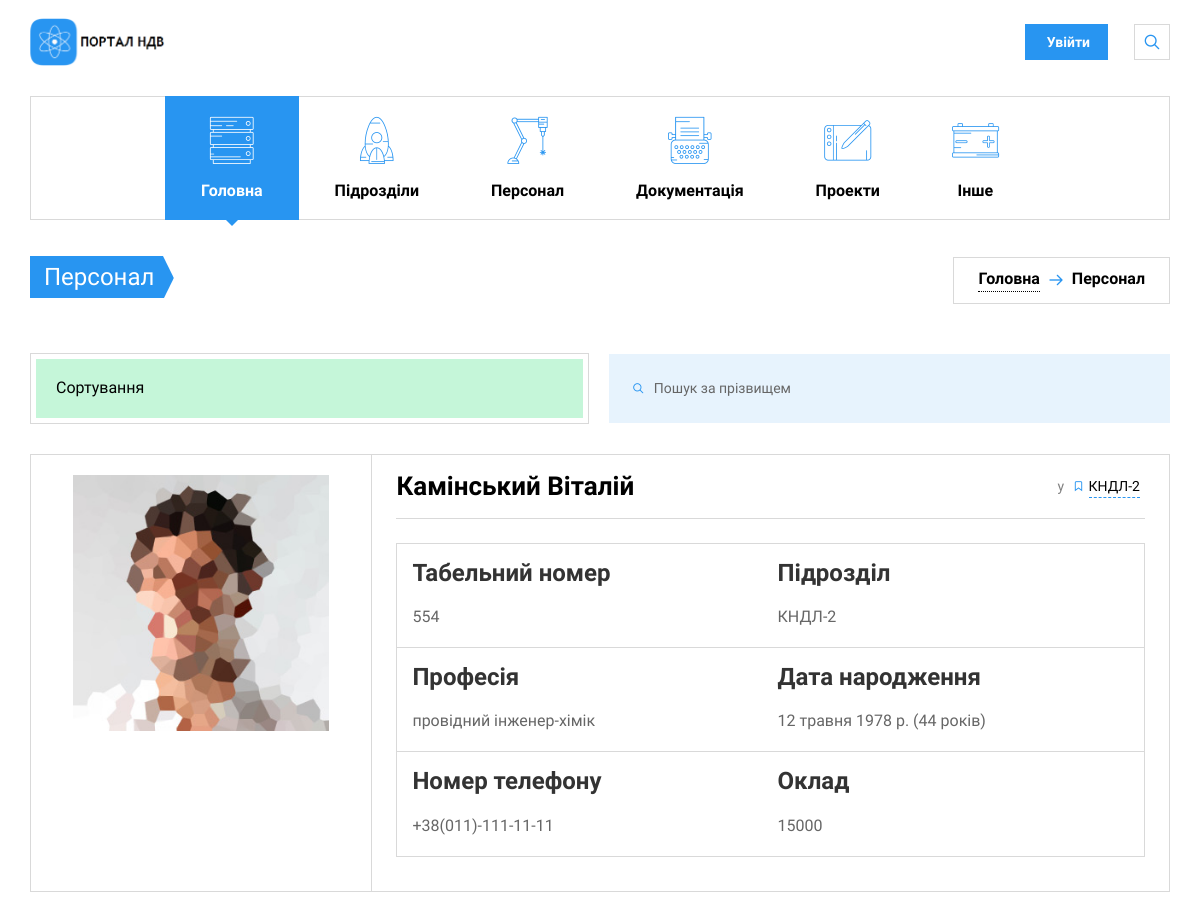
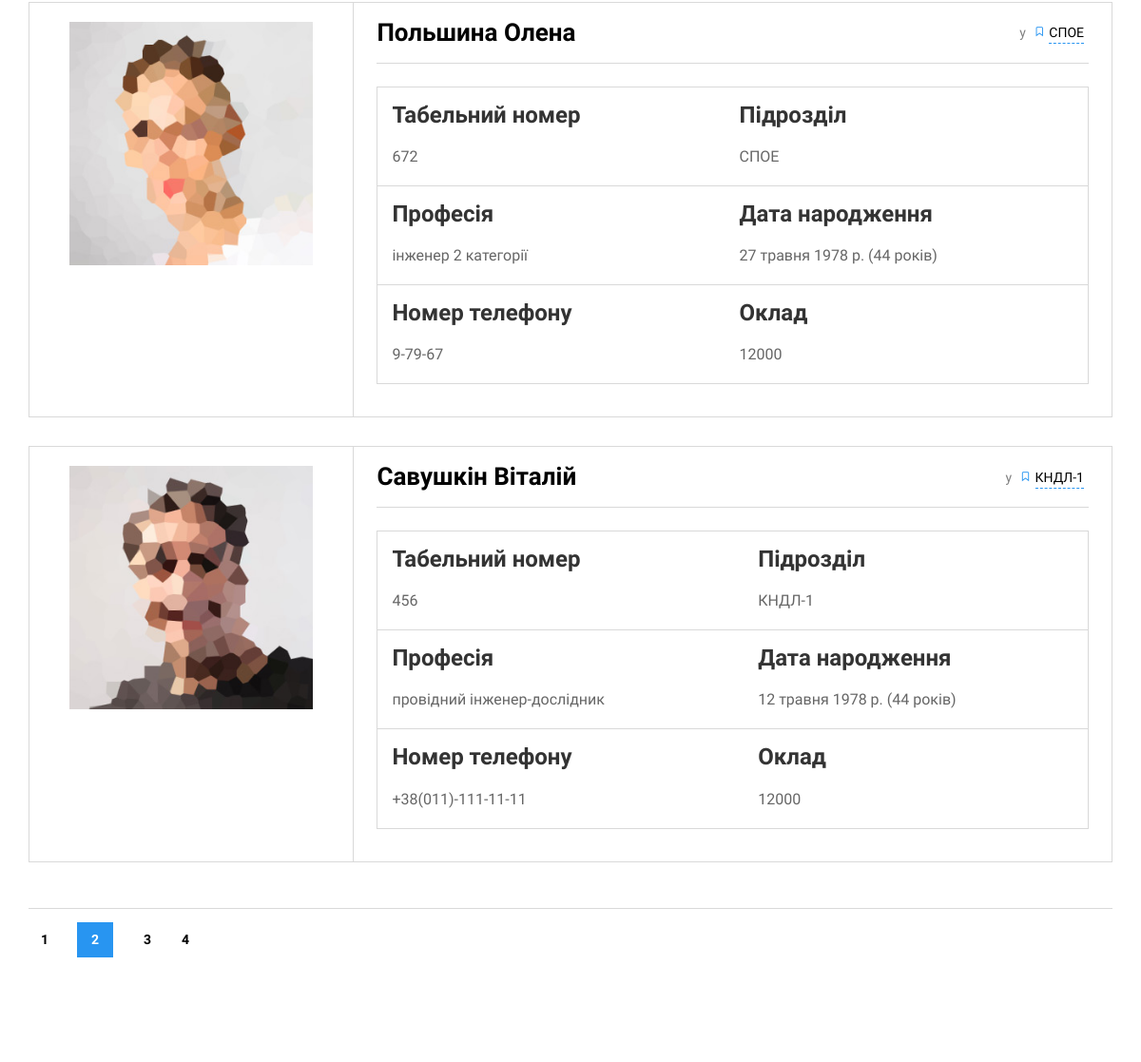
The app's page /staff/?page=2 (upper part), older data (2 pictures, top to bottom).
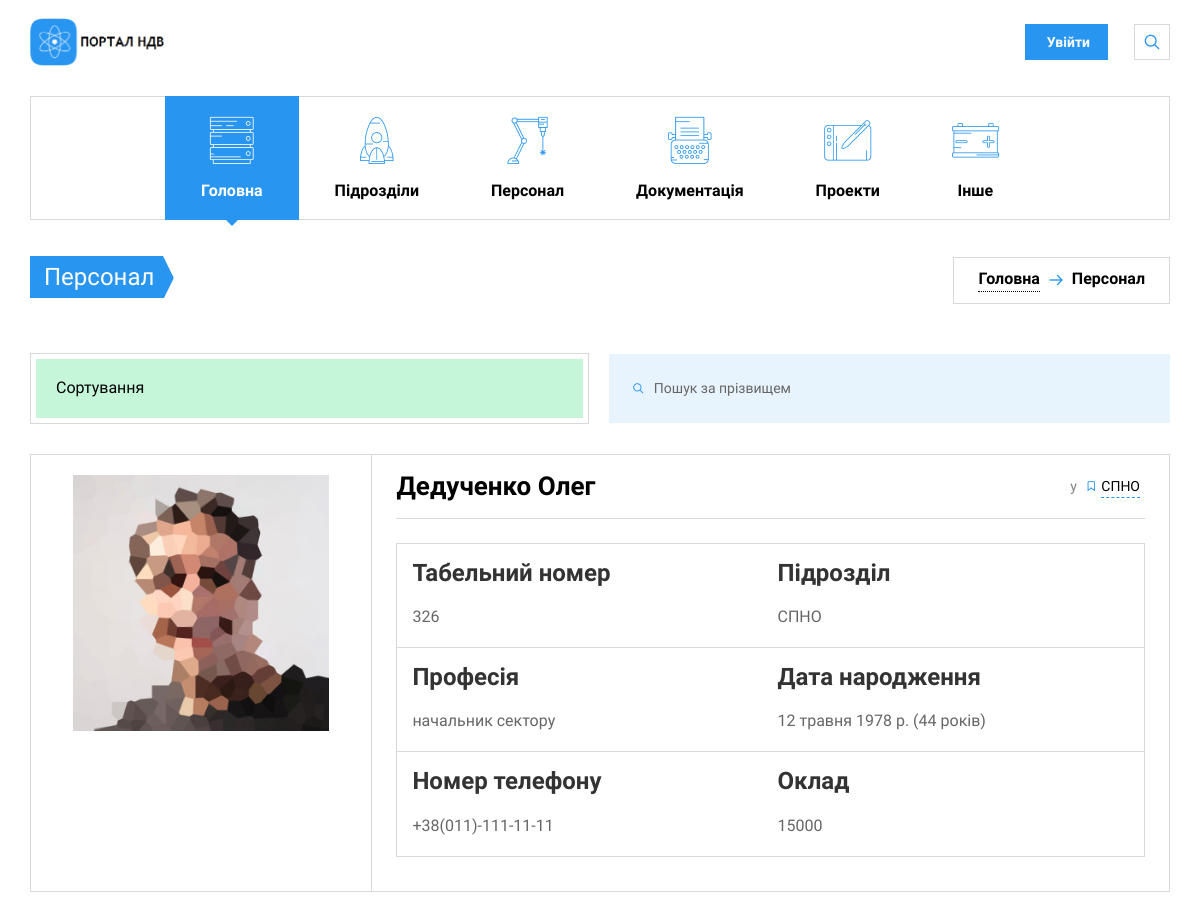
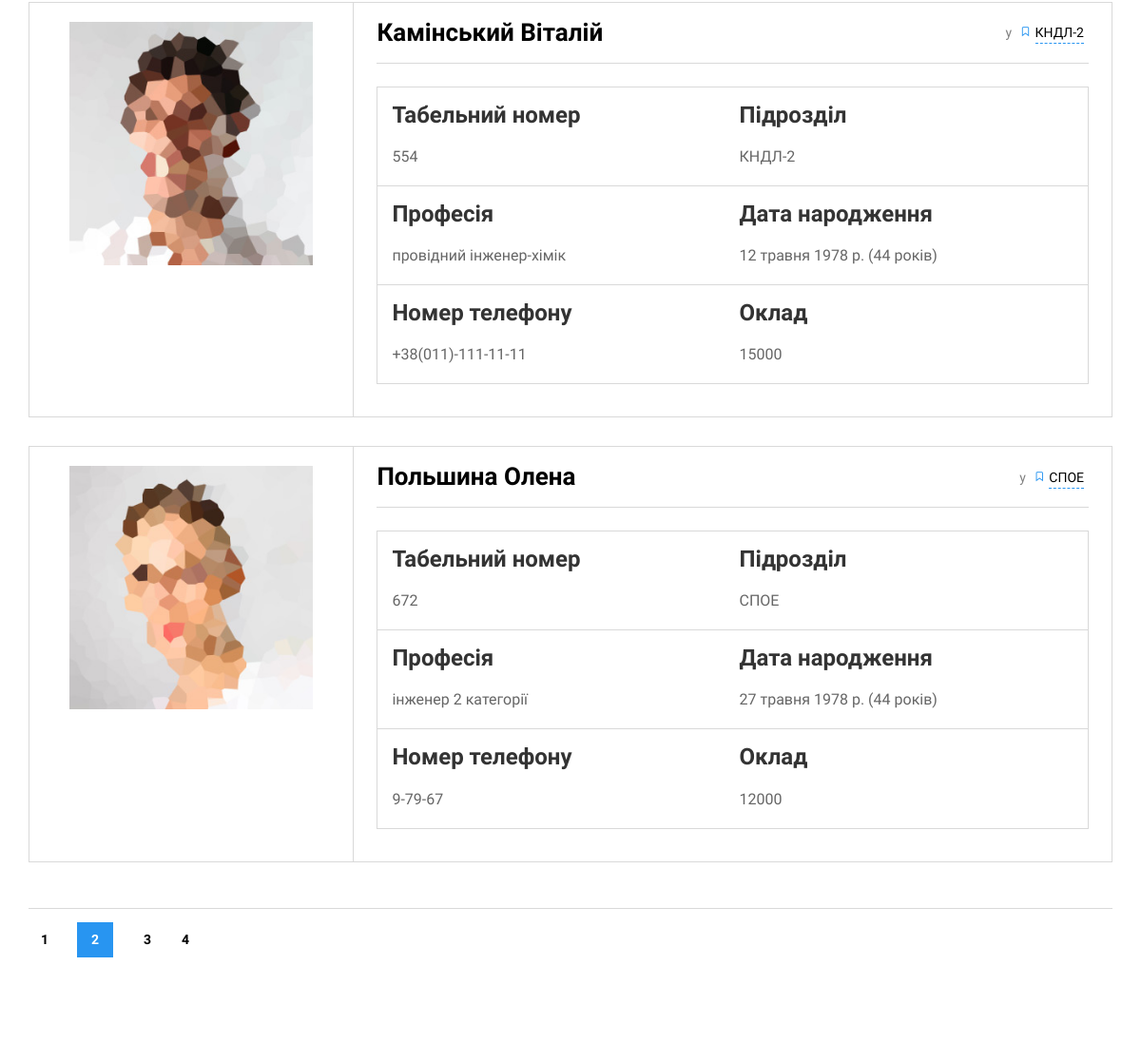
The same page, newer data (2 pictures, top to bottom).
### nio_app/models.py (models this page shows, shortened)
class Main(models.Model):
    name = models.CharField(max_length=200, help_text='не більше ніж 200 символів',
                            verbose_name='Назва підрозділу')
    abr = models.CharField(max_length=10, help_text='не більше ніж 10 символів',
                           verbose_name='Абрівіатура підрозділу')
    slug = models.SlugField(max_length=200, unique=True, verbose_name='URL', db_index=True)
    divisions = models.ManyToManyField('Divisions', verbose_name='Підрозділи')
    description = models.TextField(max_length=5000, help_text='Введіть короткий опис підрозділу',
                                   verbose_name='Опис підрозділу')
    num_staff = models.IntegerField(verbose_name='Кількість персоналу', null=True, blank=True)
    num_projects = models.IntegerField(verbose_name='Кількість проектів', null=True, blank=True)
    num_docs = models.IntegerField(verbose_name='Загальна кількість документації', null=True, blank=True)
    boss = models.CharField(max_length=200, help_text='не більше ніж 200 символів',
                            verbose_name='ПІБ керівника')
    photo = models.ImageField(upload_to="workers_foto/", verbose_name="Фото")
    objects = models.Manager()
    """Визначення загальної кількості персоналу"""
    def staff(self):
        num = 0
        for d in self.divisions.all():
            if d.num_staff:
                num += d.num_staff
                self.num_staff = num
            else:
                self.num_staff = 0
        return self.num_staff
    staff.short_description = 'Загальна кількість персоналу'
    class Meta:
        verbose_name = 'Загальна інфо'
        verbose_name_plural = 'Загальна інфо'

class Staff(models.Model):
    fio = models.CharField(max_length=100, help_text='не більше ніж 100 символів',
                           verbose_name='ПІБ')
    slug = models.SlugField(max_length=100, unique=True, verbose_name='URL', db_index=True)
    div = models.ForeignKey(Divisions, on_delete=models.SET_NULL, verbose_name='Підрозділ', null=True)
    tabel = models.CharField(max_length=5, help_text='не більше ніж 5 символів', verbose_name='Табельный номер',
                             unique=True)
    prof = models.CharField(max_length=100, help_text='не більше ніж 100 символів',
                            verbose_name='Посада')
    oklad = models.IntegerField(verbose_name='Оклад')
    birthday = models.DateField(verbose_name="Дата народження", blank=True)
    phone = models.CharField(max_length=18, help_text='формат +38(ХХХ)-ХХХ-ХХ-ХХ',
                             verbose_name='Номер телефону')
    adress = models.CharField(max_length=100, help_text='формат пр/вул/провулок ХХХХХ д.ХХ кв.ХХ',
                              verbose_name='Домашня адреса')
    photo = models.ImageField(upload_to="workers_foto/", verbose_name="Фото")
    objects = models.Manager()
    class Meta:
        verbose_name = 'Персонал'
        verbose_name_plural = 'Персонал'
        ordering = ['fio']

class Divisions(models.Model):
    name = models.CharField(max_length=200, help_text='не більше ніж 200 символів',
                            verbose_name='Назва підрозділу')
    abr = models.CharField(max_length=10, help_text='не більше ніж 10 символів',
                           verbose_name='Абрівіатура підрозділу')
    slug = models.SlugField(max_length=200, unique=True, verbose_name='URL', db_index=True)
    description = models.TextField(max_length=5000, help_text='Введіть короткий опис підрозділу',
                                   verbose_name='Опис підрозділу')
    num_staff = models.IntegerField(verbose_name='Кількість персоналу', null=True, blank=True, default=0)
    num_projects = models.IntegerField(verbose_name='Кількість проектів', null=True)
    num_docs = models.IntegerField(verbose_name='Загальна кількість документації', null=True)
    locs = models.ManyToManyField('Location', verbose_name='Розміщення')
    coops = models.ManyToManyField('Cooperation', verbose_name='Підрозділи взаємодії')
    theses = models.ManyToManyField('Theses', verbose_name='Тези')
    boss = models.CharField(max_length=50, help_text='Призвище Ім\'я',
                            verbose_name='ПІБ керівника', null=True, blank=True)
    photo = models.ImageField(upload_to="boss_foto/", verbose_name="Фото")
    """Шлях до фото підрозділу"""
    def directory_path(instance, filename):
        return f'divs/{instance.slug}/photo/{filename}'
    photo_1 = models.ImageField(upload_to=directory_path, verbose_name="Фото підрозділу", null=True)
    photo_2 = models.ImageField(upload_to=directory_path, verbose_name="Фото підрозділу", blank=True, null=True)
    photo_3 = models.ImageField(upload_to=directory_path, verbose_name="Фото підрозділу", blank=True, null=True)
    photo_4 = models.ImageField(upload_to=directory_path, verbose_name="Фото підрозділу", blank=True, null=True)
    photo_5 = models.ImageField(upload_to=directory_path, verbose_name="Фото підрозділу", blank=True, null=True)
    objects = models.Manager()
    __original_name = None
    def __init__(self, *args, **kwargs):
        super().__init__(*args, **kwargs)
        self.__original_name = self.name
        self.save()
    """Визначення кількості персоналу, проектів та документації через сумісні моделі"""
    def save(
            self, force_insert=False, force_update=False, using=None, update_fields=None
    ):
        super().save()
        self.num_staff = len(Staff.objects.filter(div_id=self.pk))
        self.num_projects = len(Projects.objects.filter(div_id=self.pk))
        self.num_docs = len(Documents.objects.filter(div_id=self.pk))
        super().save(force_insert=False, force_update=True, using=using, update_fields=update_fields)
    class Meta:
        verbose_name = 'Підрозділи'
        verbose_name_plural = 'Підрозділи'
        ordering = ['name']

### nio_app/views.py (the view)
# urls.py: path('staff/', StaffList.as_view(), name='staff'),
class StaffList(StaffSort, ListView):
    model = Staff
    template_name = 'nio_app/staff/staff.html'
    context_object_name = 'filter'
    paginate_by = 3
    def get_context_data(self, *, object_list=None, **kwargs):
        context = super().get_context_data()
        context.update(CONTEXT)
        context['page'] = ''
        if self.request.GET.get('divs'):
            context['page'] += f"divs={self.request.GET.get('divs')}&"
        if self.request.GET.get('prof'):
            context['page'] += f"prof={self.request.GET.get('prof')}&"
        if self.request.GET.get('sort'):
            context['page'] += f"sort={self.request.GET.get('sort')}&"
        return context

### nio_app/views.py (called while the page is built)
    def get_div(self):
        return Divisions.objects.all()

### nio_app/templates/nio_app/staff/staff.html (shortened to what this page needs)
{% extends 'nio_app/base_portal.html' %}
{% load static %}
{% block content %}
<section class="page-title">
  <div class="container">
    <div class="inner">
      <div class="column">
        <div class="title">
          <a href="{% url 'nio_app:staff' %}">
          <h1>Персонал</h1>
          </a>
        </div>
      </div>
      <div class="column">
        <div class="breadcrumbs">
          <a href="{% url 'nio_app:index_portal' %}">Головна</a>
          <span class="delimiter"><i class="icon-arrow-right"></i></span>
          <span>Персонал</span>
        </div>
      </div>
    </div>
  </div>
</section>
<section class="container">
  <div class="shop-filters-wrap">
    <div class="shop-filters">
      <div class="inner">
        <div class="shop-filter">
          <div class="shop-filter-dropdown">
            <span>Сортування</span>
          </div>
        </div>
      </div>
    </div>
    <div class="shop-search">
      <div class="widget widget_search">
        <form method="get" class="search-box" action="{% url 'nio_app:search_staff' %}">
          <input type="text" class="form-control" name="search_staff" placeholder="Пошук за прізвищем">
          <button type="submit"><i class="icon-search"></i></button>
        </form>
      </div>
    </div>
  </div>
  {% for s in filter %}
  <div class="shop-tile">
    <a href="#" class="thumbnail">
      <img src="{{s.photo.url}}" alt="Photo">
    </a>
    <div class="description">
      <div class="shop-meta">
        <div class="column">
          <span class="price">{{s.fio}}</span>
        </div>
        <div class="column">
          <span class="hidden-xs">у</span>
          <span id="div">
            <i class="icon-ribbon hidden-xs"></i>
            <a href="{% url 'nio_app:division' s.div.slug %}">{{s.div.abr}}</a>
          </span>
        </div>
      </div>
      <table>
        <tr>
          <td>
            <h6 class="shop-title">Табельний номер</h6>
            <p style="margin:0 0 4px">{{s.tabel}}</p>
          </td>
          <td>
            <h6 class="shop-title">Підрозділ</h6>
            <p style="margin:0 0 4px">{{s.div.abr}}</p>
          </td>
        </tr>
         <tr>
          <td>
            <h6 class="shop-title">Професія</h6>
           <p style="margin:0 0 4px">{{s.prof}}</p>
          </td>
          <td>
            <h6 class="shop-title">Дата народження</h6>
            <p style="margin:0 0 4px">{{s.birthday}} <span class="text-gray">({{s.birthday|timesince|slice:":2"}} років)</span></p>
          </td>
        </tr>
        <tr>
          <td>
            <h4 class="shop-title">Номер телефону</h4>
            <p style="margin:0 0 4px">{{s.phone}}</p>
          </td>
          <td>
            <h4 class="shop-title">Оклад</h4>
            <p style="margin:0 0 4px">{{s.oklad}}</p>
          </td>
        </tr>
      </table>
    </div>
  </div>
  {% endfor %}
    {% include 'nio_app/include/pagination.html' %}
</section>
{% endblock content %}

### nio_app/templates/nio_app/base_portal.html (shortened to what this page needs)
<!DOCTYPE html>
<html>
<head>
  {% load static %}
  <link href="{% static 'nio_app/masterslider/style/masterslider.css' %}" rel="stylesheet" media="screen">
  <link href="{% static 'nio_app/css/styles.min.css' %}" rel="stylesheet" media="screen">
</head>
<body class="is-preloader preloading">
  <div class="page-wrapper">
    <header class="navbar navbar-sticky">
        {% include 'nio_app/include/header.html' %}
  {% for m in main %}
  <div class="container">
    <nav class="main-navigation">
      <ul class="menu">
        {% block main %}
        <li class="current-menu-item menu-item-has-children">
        {% endblock main %}
          <a href="#" id="nav_header"><i class="flaticon-technology46"></i>Головна</a>
        </li>
        {% block divs %}
        <li class="menu-item-has-children">
          {% endblock divs %}
          <a href="#"><i class="flaticon-space-ship2"></i>Підрозділи</a>
        </li>
        {% block staff %}
        <li class="menu-item-has-children">
          {% endblock staff %}
          <a href="#"><i class="flaticon-technological"></i>Персонал</a>
        </li>
        {% block docs %}
        <li class="menu-item-has-children">
          {% endblock docs %}
          <a href="#"><i class="flaticon-writing50"></i>Документація</a>
        </li>
        {% block projects %}
        <li class="menu-item-has-children">
          {% endblock projects %}
          <a href="#"><i class="flaticon-drawing33"></i>Проекти</a>
        </li>
        {% block other %}
        <li class="menu-item-has-children">
          {% endblock other %}
          <a href="#"><i class="flaticon-positive"></i>Інше</a>
        </li>
      </ul>
    </nav>
  </div>
  {% endfor %}
</header>
      {% block content %}
      {%  endblock content %}
{% include 'nio_app/include/footer.html' %}
</body>
</html>

### nio_app/templates/nio_app/include/header.html (shortened to what this page needs)
{% load static %}
  <div class="topbar">
    <div class="container">
      <a href="{% url 'nio_app:index_portal' %}" class="site-logo">
        <img src="{% static 'nio_app/img/logo.png' %}" alt="Портал НДВ">
      </a>
      <div class="toolbar">
        {% if request.user.is_authenticated %}
        <a href="{% url 'nio_app:logout' %}"
           class="btn btn-sm btn-default btn-icon-right waves-effect waves-light">
           {{user.username}} | Вийти
        </a>
        {% else %}
         <a href="{% url 'nio_app:login' %}"
           class="btn btn-sm btn-default btn-icon-right waves-effect waves-light">
           Увійти
        </a>
        {% endif %}
        <div class="search-btn">
          <i class="icon-search"></i>
        </div>
      </div>
    </div>
  </div>

### nio_app/templates/nio_app/include/pagination.html (shortened to what this page needs)
<div class="pagination space-top-2x">
    <div class="nav-links">
    {% if paginator.page_range|length > 1 %}
        {% for i in paginator.page_range %}
            {% if page_obj.number == i %}
                <a href="?{{page}}page={{i}}">
            <span class="current">
                    {{ i }}
            </span>
                </a>
            {% elif i > page_obj.number|add:'-4' and i < page_obj.number|add:'4' %}
                <a href="?{{page}}page={{ i }}">{{ i }}</a>
            {% endif %}
        {% endfor %}
    {% endif %}
    </div>
</div>

### nio_app/templates/nio_app/include/footer.html (shortened to what this page needs)
{% load static %}
  </div>

### nio_app/templates/nio_app/include/js.html (shortened to what this page needs)
{% load static %}

Row changes from the older to the newer data that the page shows:
no longer on this page (row unchanged): Staff: photo (picture), fio "Савушкін Віталій", div.abr "КНДЛ-1", tabel "456", prof "провідний інженер-дослідник", birthday "12 травня 1978 р.", birthday "44", phone "+38(011)-111-11-11", oklad "12000"
added Staff: photo (picture), fio "Дедученко Олег", div.abr "СПНО", tabel "326", prof "начальник сектору", birthday "12 травня 1978 р.", birthday "44", phone "+38(011)-111-11-11", oklad "15000"
